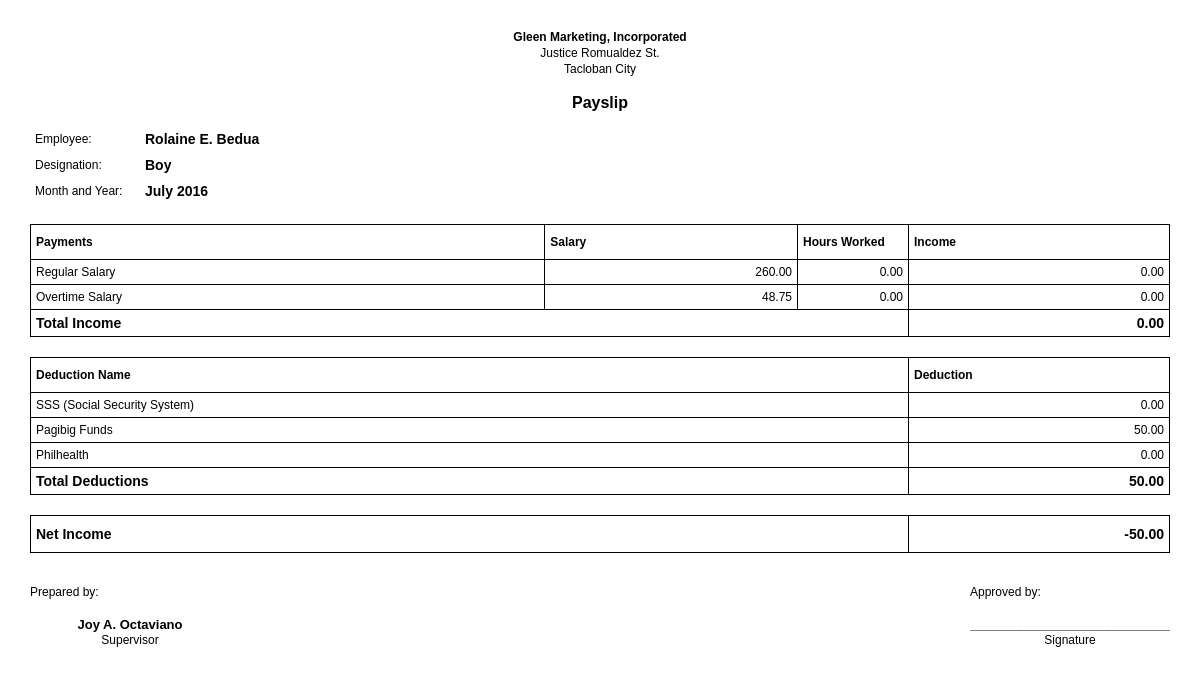
Screenshot of /payslip.php?m=07&y=2016&id=2014-B9019RE (signed in) with the database file from the repository.
### tables this page shows
CREATE TABLE IF NOT EXISTS `employees` (
  `id` int(20) NOT NULL AUTO_INCREMENT,
  `empID` varchar(20) NOT NULL,
  `Fname` varchar(20) NOT NULL,
  `Mname` varchar(20) NOT NULL,
  `Lname` varchar(20) NOT NULL,
  `Address` varchar(200) NOT NULL,
  `Position` varchar(20) NOT NULL,
  `status` varchar(10) NOT NULL,
  PRIMARY KEY (`id`)
);

CREATE TABLE IF NOT EXISTS `position` (
  `pid` int(11) NOT NULL AUTO_INCREMENT,
  `Pname` varchar(20) NOT NULL,
  `Salary` decimal(20,0) NOT NULL,
  PRIMARY KEY (`pid`)
);

CREATE TABLE IF NOT EXISTS `deductions` (
  `id` int(11) NOT NULL,
  `pid` int(11) NOT NULL,
  `Amount` decimal(11,0) NOT NULL
);

### models/functions.php (called while the page is built, shortened)
<?php
    function getDeduct($pid, $did){
        $result = mysql_query("SELECT Amount FROM deductions WHERE pid = '$pid' and id = $did");
        return $result;
    }
    function getName2($id){
        $result = mysql_query("SELECT * FROM employees WHERE empID ='$id'");
        return $result;
    }
    function getPos($pos){
        $result = mysql_query("SELECT * FROM position WHERE pid = '$pos' LIMIT 1");
        return $result;
    }
    function getEmpInfo($id){
        $result = mysql_query("SELECT * FROM employees WHERE id = '$id'");
        return $result;
    }
 ?>

### payslip.php (the view, shortened to what this page needs)
<?php
	if(isset($_SESSION['user_id'])){
	require('models/functions.php');
	$prep2 = getEmpInfo($_SESSION['user_id']);
	$row = mysql_fetch_array($prep2);
	$mi = str_split($row['Mname']);
	$prep2 = $row['Fname'] . " " . $mi[0] . ". ". $row['Lname'];
	$row = getPos($row['Position']);
	$pos = mysql_fetch_array($row);
	$position = $pos['Pname'];
 ?>
 <!DOCTYPE html>
 <html>
 <head>
	<link rel="stylesheet" type="text/css" href="styles.css">
 </head>
 <body style="padding-top: 30px; background-image: none;">
 <?php
	$jy = $_GET['y'];
	$jm = $_GET['m'];
	if($jm == "01"){
		$month = "January";
	}
	elseif ($jm == "02") {
		$month = "February";
	}
	elseif ($jm == "03") {
		$month = "March";
	}
	elseif ($jm == "04") {
		$month = "April";
	}
	elseif ($jm == "05") {
		$month = "May";
	}
	elseif ($jm == "06") {
		$month = "June";
	}
	elseif ($jm == "07") {
		$month = "July";
	}
	elseif ($jm == "08") {
		$month = "August";
	}
	elseif ($jm == "09") {
		$month = "September";
	}
	elseif ($jm == "10") {
		$month = "October";
	}
	elseif ($jm == "11") {
		$month = "November";
	}
	elseif ($jm == "12") {
		$month = "December";
	}
  ?>
<article style="width: 95%; margin: 0px auto;">
		 <?php
		 	$id = $_GET['id'];
		 	$res = getName2($id);
		 	$r = mysql_fetch_array($res);
			$mi = str_split($r['Mname']);
			$prep = $r['Fname'] . " " . $mi[0] . ". ". $r['Lname'];
			$pid = $r['Position'];
		 	$pos = getPos($pid);
			$pos = mysql_fetch_array($pos);
			$deduct = getDeduct($pid, 1); $deduct = mysql_fetch_array($deduct);
			$s = $deduct['Amount'];
			$deduct = getDeduct($pid, 2); $deduct = mysql_fetch_array($deduct);
			$p = $deduct['Amount'];
			$deduct = getDeduct($pid, 3); $deduct = mysql_fetch_array($deduct);
			$h = $deduct['Amount'];
			$td = number_format($p + $s +$h, 2, '.', '');
			$style = "font-size: 14px; font-weight: bold";
			$total = 0; $deduction = 0; $overTime = 0;
			$Rincome = number_format(($pos['Salary']/8) * $total, 2, '.', '');
			$Oincome = number_format((($pos['Salary']/8) * 1.5) * $overTime, 2, '.', '');
		  ?>
	<label class="print" style="font-weight: bold;">Gleen Marketing, Incorporated</label>
	<label class="print">Justice Romualdez St.</label>
	<label class="print">Tacloban City</label>
	<label class="print"></label>
	<label class="print" style="font-weight: bold; font-size: 16px;">Payslip</label>
	<label class="print"></label>
	<table class="pay">
		<tr><td width="100">Employee:</td><td  style= "<?php echo $style; ?>"><?php echo $prep; ?></td></tr>
		<tr><td width="100">Designation:</td><td  style= "<?php echo $style; ?>"><?php echo $pos['Pname']; ?></td></tr>
		<tr><td width="100">Month and Year:</td><td  style= "<?php echo $style; ?>"><?php echo $month." ".$jy; ?></td></tr>
	</table>
	<table class="pay2">
		<tr class="pay2">
			<th class="pay2">Payments</th>
			<th class="pay2">Salary</th>
			<th class="pay2" width="100">Hours Worked</th>
			<th class="pay2" width="250">Income</th>
		</tr>
		<tr class="pay2">
			<td class="pay2">Regular Salary</td>
			<td class="pay2" style="text-align: right;"><?php echo number_format($pos['Salary'], 2,'.', ','); ?></td>
			<td class="pay2" style="text-align: right;"><?php echo number_format($total, 2,'.', ',');?></td>
			<td class="pay2" style="text-align: right;"><?php echo number_format($Rincome, 2,'.', ',');?></td>
		</tr>
		<tr class="pay2">
			<td class="pay2">Overtime Salary</td>
			<td class="pay2" style="text-align: right;"><?php echo number_format(($pos['Salary'] * 1.5)/8, 2,'.', ',');?></td>
			<td class="pay2" style="text-align: right;"><?php echo number_format($overTime, 2,'.', ',');?></td>
			<td class="pay2" style="text-align: right;"><?php echo number_format($Oincome, 2,'.', ',');?></td>
		</tr>
		<tr class="pay2">
			<td class="pay2" colspan="3" style= "<?php echo $style; ?>">Total Income</td>
			<td class="pay2" style="text-align: right; <?php echo $style; ?>"><?php echo number_format($Oincome + $Rincome, 2,'.', ',');?></td>
		</tr>
	</table>
	<table class="pay2">
		<tr class="pay2">
			<th class="pay2">Deduction Name</th>
			<th class="pay2" width="250">Deduction</th>
		</tr>
		<tr class="pay2">
			<td class="pay2">SSS (Social Security System)</td>
			<td class="pay2" style="text-align: right;"><?php echo number_format($s, 2,'.', ','); ?></td>
		</tr>
		<tr class="pay2">
			<td class="pay2">Pagibig Funds</td>
			<td class="pay2" style="text-align: right;"><?php echo number_format($p, 2,'.', ','); ?></td>
		</tr>
		<tr class="pay2">
			<td class="pay2">Philhealth</td>
			<td class="pay2" style="text-align: right;"><?php echo number_format($h, 2,'.', ','); ?></td>
		</tr>
		<tr class="pay2">
			<td class="pay2" style= "<?php echo $style; ?>">Total Deductions</td>
			<td class="pay2" style="text-align: right; <?php echo $style; ?>"><?php echo number_format($td, 2,'.', ',');?></td>
		</tr>
	</table>
	<table class="pay2">
		<tr class="pay2">
			<th class="pay2" style= "<?php echo $style; ?>">Net Income</th>
			<th class="pay2" style= "text-align: right; <?php echo $style; ?>" width="250"><?php echo number_format($Oincome + $Rincome - $td, 2,'.', ',');?></th>
		</tr>
	</table>
		<article class="print" style="float: left;">
			<label class="print"></label><label class="print"></label>
			<label class="print" style="float: left; text-align: left;">Prepared by:</label>
			<label class="print"></label>
			<label class="print" style="font-weight: bold; font-size: 13px;"><?php echo $prep2 ?></label>
			<label class="print"><?php echo $position ?></label>
		</article>
		<article class="print">
			<label class="print"></label><label class="print"></label>
			<label class="print" style="float: left; text-align: left;">Approved by:</label>
			<label class="print"></label>
			<label class="print" style="font-weight: bold; font-size: 13px;">__________________________________</label>
			<label class="print">Signature</label>
		</article>
</article>
 </body>
 <?php } ?>

### styles.css (style rules this page uses)
body { width: 100%; height: 100%; margin: 0px auto; font-family: arial; color: #676767; background-color: #fff; background-image: url('images/bg2.png'); background-position: center; background-repeat: no-repeat; background-attachment: fixed; font-size: 12px; }
label { float: left; width: 100px; padding-top: 10px; }
table { width: 100%; border-collapse: collapse; }
tr, td { padding: 5px; border: 1px solid #F1F1F1; }
th { background-image: url('images/tableheader.png'); background-repeat: repeat-x; background-position: center; padding: 10px 5px 10px 5px; text-align: left; background-size: cover; border: 1px solid #F1F1F1; }
label.print { width: 100%; text-align: center; padding-top: 0px; height: 16px; color: #000; }
article.print { width: 200px; overflow: hidden; float: right; border: 1px auto; }
table.pay { width: 500px; margin-top: 20px; color: #000; }
table.pay td, tr { border: none; }
table.pay2 { width: 100%; margin-top: 20px; color: #000; }
th.pay2, td.pay2, tr.pay2 { border: 1px solid #000; background-image: none; }

### rows the page displays
employees: prep "Rolaine E. Bedua"
position: Pname "Boy", Salary "260.00", Salary "0.00", ($pos['Salary']*1.5)/8 "48.75", $Oincome + $Rincome "0.00"
deductions: Amount "0.00"
deductions: Amount "50.00"
deductions: Amount "0.00"
employees: prep2 "Joy A. Octaviano"
position: Pname "Supervisor"

### other values shown
$month "July"
$jy "2016"
$total "0.00"
$overTime "0.00"
$td "50.00"
$Oincome + $Rincome - $td "-50.00"
